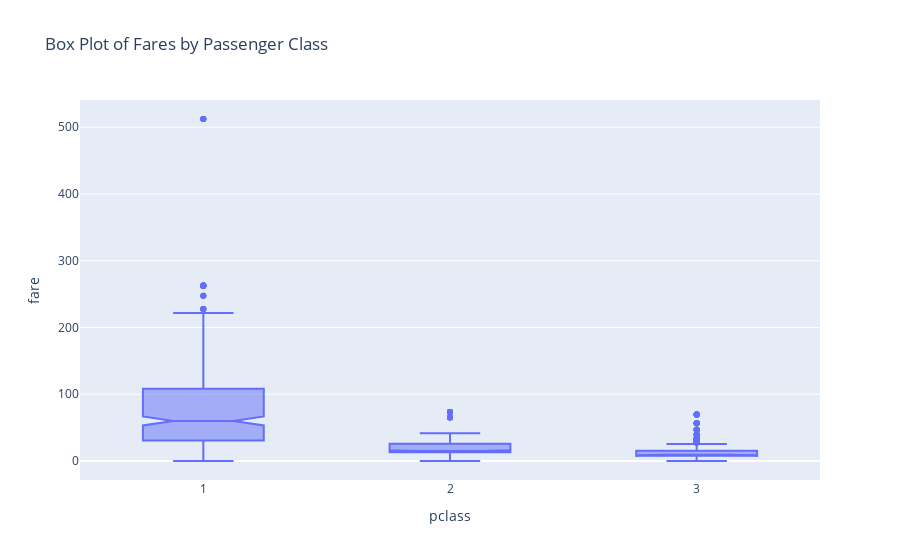

Notebook code for this chart:
### Markdown cell above
## 5. Create a box plot of the fares by passenger class

### Code cell
fig5 = px.box(titanic_df, x='pclass', y='fare', notched=True, title='Box Plot of Fares by Passenger Class')
fig5.show()

### Figure 1 — Plotly figure (JSON) as saved in the notebook; plotly's stock layout.template omitted (floating-point values rounded to 4 significant figures; data arrays with more than 128 entries replaced by an {"elided": "..."} marker saying what was removed)
{"data": [{"alignmentgroup": "True", "hovertemplate": "pclass=%{x}<br>fare=%{y}<extra></extra>", "legendgroup": "", "marker": {"color": "#636efa"}, "name": "", "notched": true, "offsetgroup": "", "orientation": "v", "showlegend": false, "type": "box", "x": {"elided": "1309 int values"}, "x0": " ", "xaxis": "x", "y": {"elided": "1309 float values"}, "y0": " ", "yaxis": "y"}], "layout": {"autosize": true, "boxmode": "group", "legend": {"tracegroupgap": 0}, "title": {"text": "Box Plot of Fares by Passenger Class"}, "xaxis": {"anchor": "y", "autorange": true, "domain": [0, 1], "range": [0.5, 3.5], "title": {"text": "pclass"}, "type": "linear"}, "yaxis": {"anchor": "x", "autorange": true, "domain": [0, 1], "range": [-28.46, 540.8], "title": {"text": "fare"}, "type": "linear"}}}
